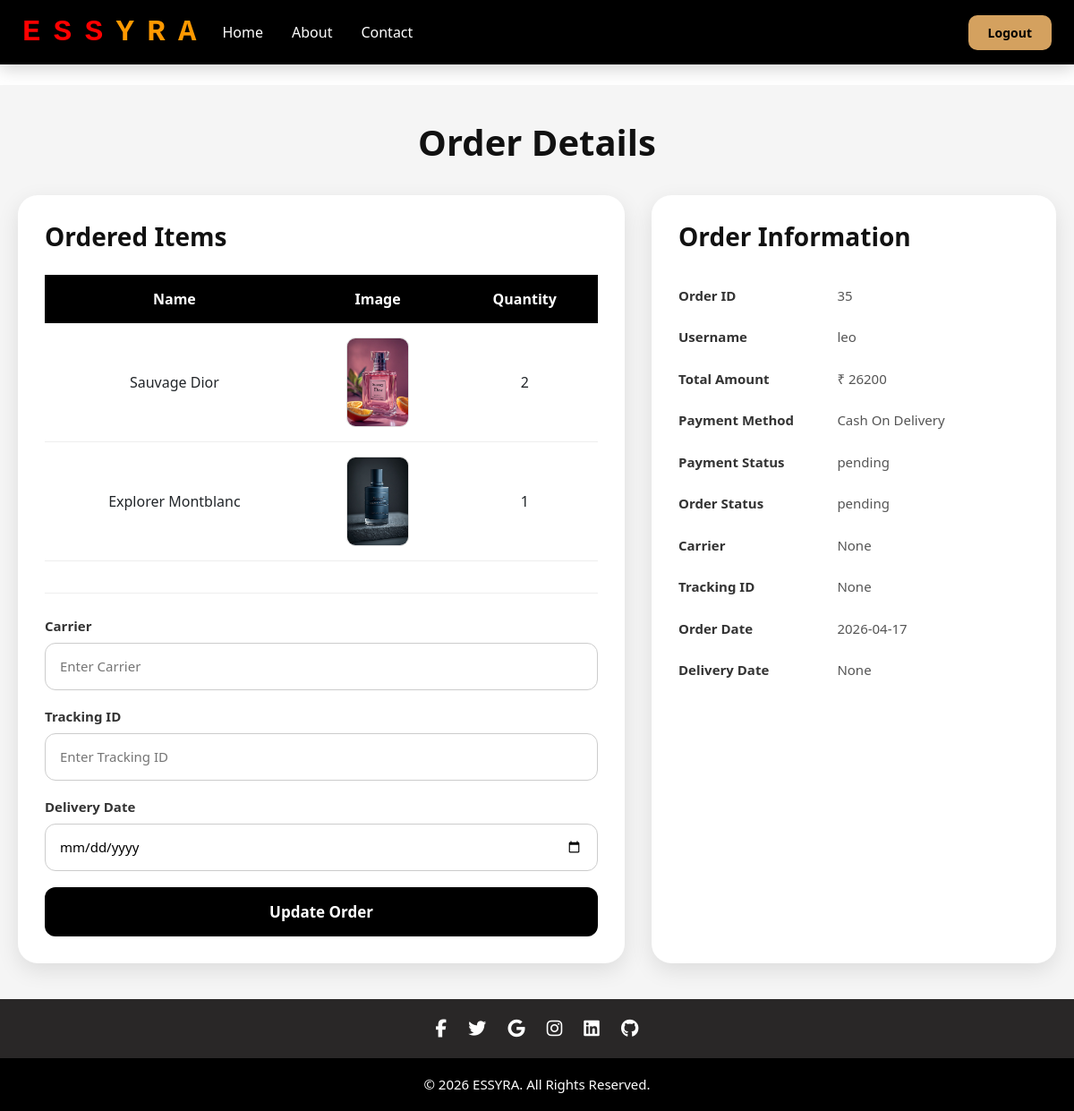
/vodetails/35, run on the app's committed database.
### user/models.py (models this page shows)
class OrderItem(models.Model):
    order=models.ForeignKey(Order,on_delete=models.CASCADE)
    product=models.ForeignKey(perfume,on_delete=models.CASCADE)
    quantity=models.IntegerField()
    price=models.IntegerField()

class Order(models.Model):
    user=models.ForeignKey(User,on_delete=models.CASCADE)
    totalamount=models.IntegerField()
    paymentmethod=models.CharField(max_length=50)
    paymentstatus=models.CharField(max_length=50,default='pending')
    orderstatus=models.CharField(max_length=50,default='pending')
    Carrier=models.CharField(max_length=100,null=True,blank=True)
    trackingid=models.CharField(max_length=100,null=True,blank=True)
    orderdate=models.CharField(max_length=50)
    deliverydate=models.CharField(max_length=50,null=True,blank=True)

### manager/models.py (models this page shows)
class perfume(models.Model):
    perfumename=models.CharField(max_length=100)
    perfumebrand=models.CharField(max_length=100)
    perfume_details=models.CharField(max_length=500)
    perfume_price=models.IntegerField()
    perfume_image=models.FileField(upload_to='cover')
    perfume_stock=models.IntegerField()
    perfume_scent=models.CharField(max_length=50)
    perfume_volume=models.CharField(max_length=50)
    perfume_category=models.ForeignKey(category,on_delete=models.CASCADE)

### manager/views.py (the view)
# urls.py: path('vodetails/<int:id>',views.adminorderdetails,name="vodetails"),
def adminorderdetails(request,id):
    ed=get_object_or_404(Order,id=id)
    g=OrderItem.objects.filter(order_id=ed.id)
    return render(request,'manager/vadminorderdetails.html',{'data':ed,'data1':g})

### template/manager/vadminorderdetails.html (shortened to what this page needs)
{% extends 'common/base5.html' %}
{% block content %}
<div class="order-details-page">
    <h2 class="page-title">
        Order Details
    </h2>
    <div class="order-container">
        <div class="card-box">
            <h3 class="section-title">
                Ordered Items
            </h3>
            <table class="items-table">
                <tr>
                    <th>Name</th>
                    <th>Image</th>
                    <th>Quantity</th>
                </tr>
                {% for i in data1 %}
                <tr>
                    <td>{{i.product.perfumename}}</td>
                    <td>
                        <img src="{{i.product.perfume_image.url}}"
                             alt=""
                             class="product-img">
                    </td>
                    <td>{{i.quantity}}</td>
                </tr>
                {% endfor %}
            </table>
            <form action="{% url 'updateorder' data.id %}"
                  method="POST"
                  class="update-form">
                <div class="form-group">
                    <label class="form-label">
                        Carrier
                    </label>
                    <input type="text"
                           name="carr"
                           class="form-input"
                           placeholder="Enter Carrier"
                           required>
                </div>
                <div class="form-group">
                    <label class="form-label">
                        Tracking ID
                    </label>
                    <input type="text"
                           name="tid"
                           class="form-input"
                           placeholder="Enter Tracking ID"
                           required>
                </div>
                <div class="form-group">
                    <label class="form-label">
                        Delivery Date
                    </label>
                    <input type="date"
                           name="ddate"
                           class="form-input"
                           required>
                </div>
                <input type="submit"
                       value="Update Order"
                       class="submit-btn">
            </form>
        </div>
        <div class="card-box">
            <h3 class="section-title">
                Order Information
            </h3>
            <table class="details-table">
                <tr>
                    <th>Order ID</th>
                    <td>{{data.id}}</td>
                </tr>
                <tr>
                    <th>Username</th>
                    <td>{{data.user.username}}</td>
                </tr>
                <tr>
                    <th>Total Amount</th>
                    <td>₹ {{data.totalamount}}</td>
                </tr>
                <tr>
                    <th>Payment Method</th>
                    <td>{{data.paymentmethod}}</td>
                </tr>
                <tr>
                    <th>Payment Status</th>
                    <td>{{data.paymentstatus}}</td>
                </tr>
                <tr>
                    <th>Order Status</th>
                    <td>{{data.orderstatus}}</td>
                </tr>
                <tr>
                    <th>Carrier</th>
                    <td>{{data.Carrier}}</td>
                </tr>
                <tr>
                    <th>Tracking ID</th>
                    <td>{{data.trackingid}}</td>
                </tr>
                <tr>
                    <th>Order Date</th>
                    <td>{{data.orderdate}}</td>
                </tr>
                <tr>
                    <th>Delivery Date</th>
                    <td>{{data.deliverydate}}</td>
                </tr>
            </table>
        </div>
    </div>
</div>
{% endblock %}

### template/common/base5.html (style rules this page uses)
body { padding-top:95px; background-color:#ffffff; overflow-x:hidden; }

### template/manager/vadminorderdetails.html (style rules this page uses)
.order-details-page { min-height:100vh; background:#f5f5f5; padding:40px 20px; }
.page-title { text-align:center; font-size:40px; font-weight:700; margin-bottom:35px; color:#111; }
.order-container { display:grid; grid-template-columns:1.2fr 0.8fr; gap:30px; max-width:1400px; margin:auto; }
.card-box { background:#fff; border-radius:22px; padding:30px; box-shadow:0 8px 25px rgba(0,0,0,0.1); }
.section-title { font-size:28px; font-weight:700; margin-bottom:25px; color:#111; }
.items-table { width:100%; border-collapse:collapse; }
.items-table th { background:#000; color:#fff; padding:15px; text-align:center; }
.items-table td { padding:16px; text-align:center; border-bottom:1px solid #eee; }
.product-img { width:70px; height:100px; object-fit:cover; border-radius:10px; border:1px solid #ddd; }
.details-table { width:100%; }
.details-table th { text-align:left; padding:12px 0; width:45%; color:#333; font-size:15px; }
.details-table td { color:#555; font-size:15px; }
.update-form { margin-top:35px; padding-top:25px; border-top:1px solid #eee; }
.form-group { margin-bottom:18px; }
.form-label { display:block; margin-bottom:8px; font-size:15px; font-weight:600; color:#333; }
.form-input { width:100%; padding:14px 16px; border:1px solid #ccc; border-radius:12px; outline:none; font-size:15px; transition:0.3s; }
.submit-btn { width:100%; padding:15px; border:none; border-radius:12px; background:#000; color:#fff; font-size:17px; font-weight:600; transition:0.3s; }

### data on the page
OrderItem: product.perfumename "Sauvage Dior", product.perfume_image (picture), quantity "2"
OrderItem: product.perfumename "Explorer Montblanc", product.perfume_image (picture), quantity "1"
Order: id "35", user.username "leo", totalamount "26200", paymentmethod "Cash On Delivery", paymentstatus "pending", orderstatus "pending", Carrier "None", trackingid "None", orderdate "2026-04-17", deliverydate "None"
